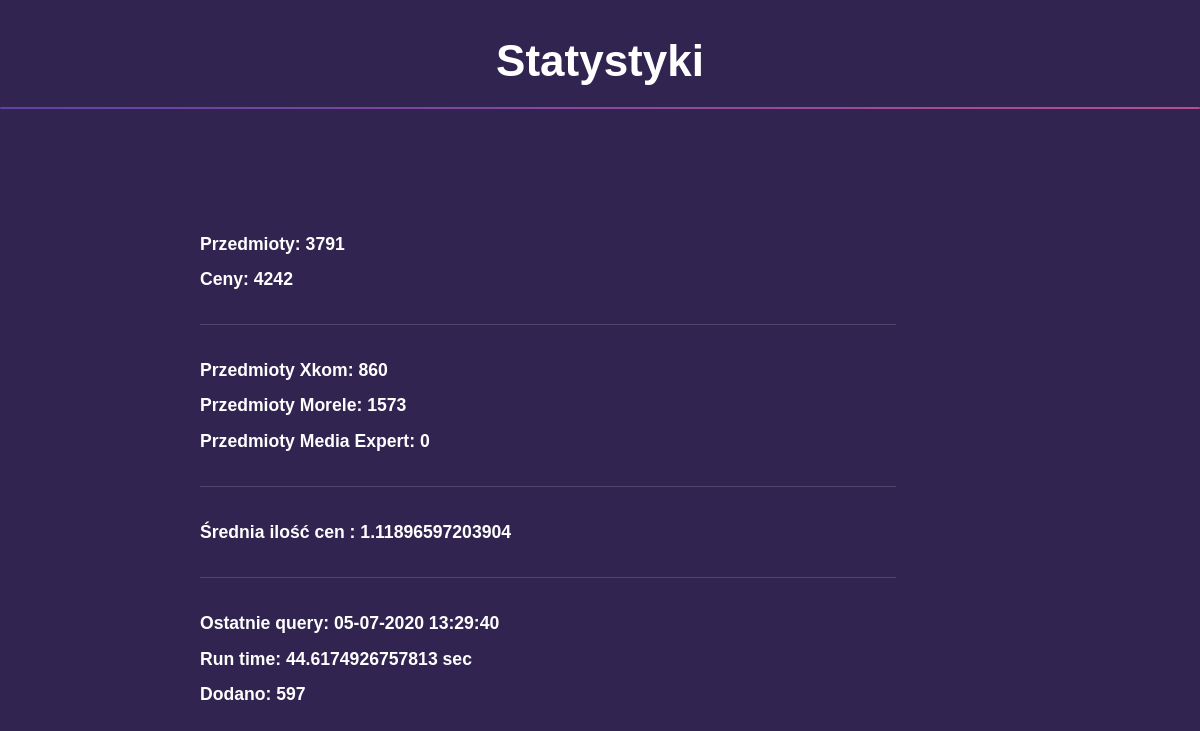
/stats, run on an earlier commit of the app's database.
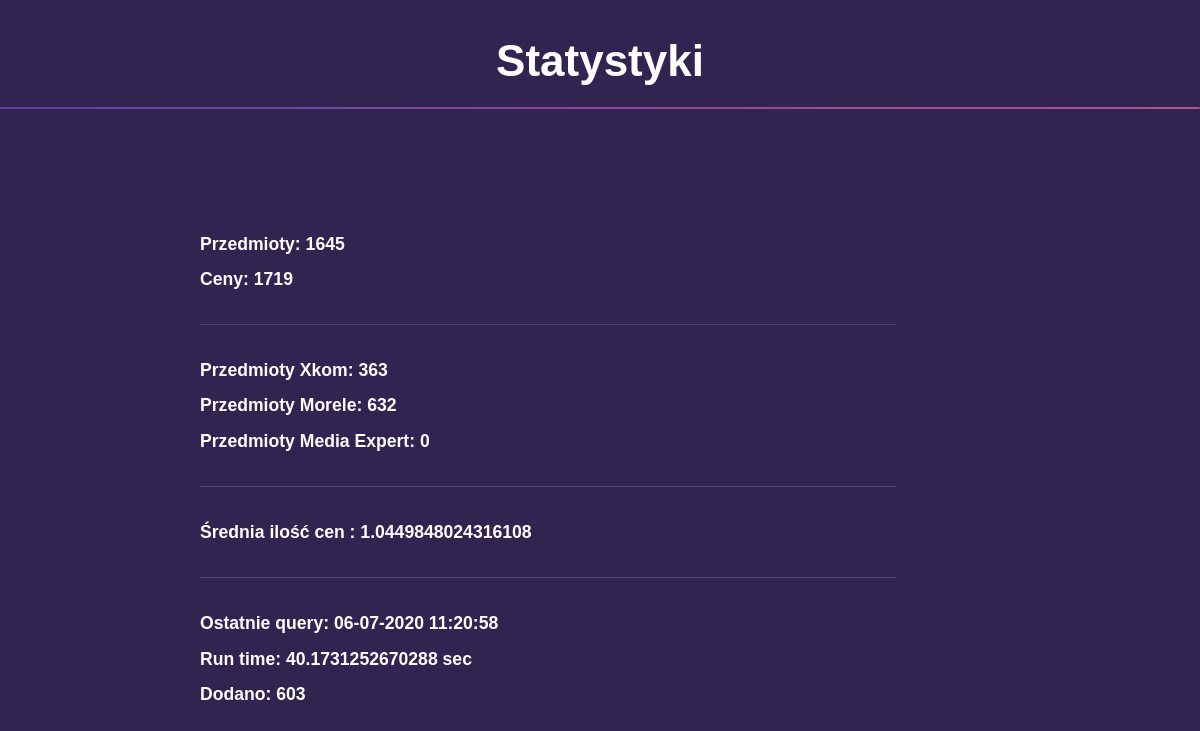
And on a later commit of the database.
### module/models.py (models this page shows, shortened)
class Query(db.Model):
    id = db.Column(db.Integer, primary_key=True)
    date = db.Column(db.Text, nullable=False)
    time = db.Column(db.Text, nullable=False)
    run_time = db.Column(db.Text, nullable=False)
    added = db.Column(db.Integer, nullable=False)
    total = db.Column(db.Integer, nullable=False)

### module/routes.py (the view)
@app.route('/stats', methods=['GET', 'POST'])
def stats():
    items, prices, xkom, morele, media, avg = return_total_stats()
    query_date, query_time, query_run_time, query_added, query_total = return_query_stats()
    return render_template('stats.html', items=items, prices=prices, xkom=xkom, morele=morele, media=media, avg=avg, query_date=query_date, query_time=query_time, query_run_time=query_run_time, query_added=query_added)

### module/stats.py (called while the page is built)
def return_query_stats():
    query = Query.query.order_by(Query.id).all()
    return query[-1].date, query[-1].time, query[-1].run_time, query[-1].added, query[-1].total

def return_total_stats():
    items = Item.query.order_by(Item.id).all()
    prices = Prices.query.order_by(Prices.id).all()
    xkom = len(Item.query.filter_by(shop_id=1).all())
    morele = len(Item.query.filter_by(shop_id=3).all())
    media = len(Item.query.filter_by(shop_id=4).all())
    avg = len(prices)/len(items)
    return len(items), len(prices), xkom, morele, media, avg

### module/templates/stats.html
﻿{% extends "layout.html" %}
{% block content %}
<h1 class="major"><center>Statystyki</center></h1>
<div class="inner" style="text-align: left; padding-left: 200px">
    <h3>Przedmioty: {{items}}</h3>
    <h3>Ceny: {{prices}}</h3>
    <hr />
    <h3>Przedmioty Xkom: {{xkom}}</h3>
    <h3>Przedmioty Morele: {{morele}}</h3>
    <h3>Przedmioty Media Expert: {{media}}</h3>
    <hr />
    <h3>Średnia ilość cen : {{avg}}</h3>
    <hr />
    <h3>Ostatnie query: {{query_date}} {{query_time}}</h3>
    <h3>Run time: {{query_run_time}} sec</h3>
    <h3>Dodano: {{query_added}}</h3>
</div>
{% endblock content %}

### module/templates/layout.html (shortened to what this page needs)
﻿<!DOCTYPE html>
<html>
<head>
    <link rel="stylesheet" href="https://maxcdn.bootstrapcdn.com/bootstrap/4.0.0/css/bootstrap.min.css">
    <link rel="stylesheet" href="/static/css/main.css" />
</head>
<body>
    <section id="main" class="wrapper">
                {% block content %}{% endblock %}
        <br />
        <br />
        <br />
    </section>
</body>
</html>

### module/static/css/main.css (style rules this page uses)
html, body, div, span, applet, object, iframe, h1, h2, h3, h4, h5, h6, p, blockquote, pre, a, abbr, acronym, address, big, cite, code, del, dfn, em, img, ins, kbd, q, s, samp, small, strike, strong, sub, sup, tt, var, b, u, i, center, dl, dt, dd, ol, ul, li, fieldset, form, label, legend, table, caption, tbody, tfoot, thead, tr, th, td, article, aside, canvas, details, embed, figure, figcaption, footer, header, hgroup, menu, nav, output, ruby, section, summary, time, mark, audio, video { margin: 0; padding: 0; border: 0; font-size: 100%; font: inherit; vertical-align: baseline; }
article, aside, details, figcaption, figure, footer, header, hgroup, menu, nav, section { display: block; }
body { line-height: 1; }
body { -webkit-text-size-adjust: none; }
body { -ms-overflow-style: scrollbar; }
html { box-sizing: border-box; }
*, *:before, *:after { box-sizing: inherit; }
body { background: #312450; }
body, input, select, textarea { color: rgba(255, 255, 255, 0.55); font-family: Arial, Helvetica, sans-serif; font-size: 16.5pt; font-weight: normal; line-height: 1.75; }
@media screen and (max-width: 1680px) { body, input, select, textarea { font-size: 13pt; } }
@media screen and (max-width: 1280px) { body, input, select, textarea { font-size: 12pt; } }
h1, h2, h3, h4, h5, h6 { color: #ffffff; font-weight: bold; line-height: 1.5; margin: 0 0 0.5em 0; }
h1 { font-size: 2.75em; }
h1.major { margin: 0 0 1.3em 0; position: relative; padding-bottom: 0.35em; }
h1.major:after { background-image: -moz-linear-gradient(to right, #5e42a6, #b74e91); background-image: -webkit-linear-gradient(to right, #5e42a6, #b74e91); background-image: -ms-linear-gradient(to right, #5e42a6, #b74e91); background-image: linear-gradient(to right, #5e42a6, #b74e91); -moz-transition: max-width 0.2s ease; -webkit-transition: max-width 0.2s ease; -ms-transition: max-width 0.2s ease; transition: max-width 0.2s ease; border-radius: 0.2em; bottom: 0; content: ''; height: 0.05em; position: absolute; right: 0; width: 100%; }
h3 { font-size: 1.1em; }
hr { border: 0; border-bottom: solid 1px rgba(255, 255, 255, 0.15); margin: 2em 0; }
.wrapper { position: relative; }
.wrapper > .inner { padding: 100px ; max-width: 80%; width: 120em; }
@media screen and (max-width: 1680px) { .wrapper > .inner { padding: 4em 4em 2em 4em ; } }
@media screen and (max-width: 1280px) { .wrapper > .inner { width: 100%; } }

What changed in the data, as far as the page shows it:
removed Query: date "05-07-2020", time "13:29:40", run_time "44.6174926757813", added "597"
now on this page (row edited): Query: date "06-07-2020", time "11:20:58", run_time "40.1731252670288", added "603"
Also different on the page:
{{ items }}: "3791" → "1645"
{{ prices }}: "4242" → "1719"
{{ xkom }}: "860" → "363"
{{ morele }}: "1573" → "632"
{{ avg }}: "1.11896597203904" → "1.0449848024316108"
